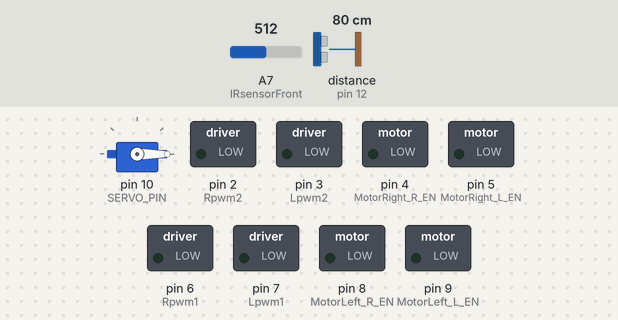
Recording of a sketch running on a simulated Arduino Mega 2560, built with avr-gcc and run on an emulated ATmega2560. Shown: servo, switched loads named in the sketch (green lamp = pin HIGH). The inputs (shaded band) are chosen by the test bench; at power-on: A7 (IRsensorFront) = 512, distance to the obstacle (sensor on pin 12) 80 cm. The echo pulse lasts 58.3 µs per cm; pins used as bus, display or sensor lines are not drawn.

Above: at 2.2 s.
2.3 s: A7 (IRsensorFront) set to 166
At 3.4 s:
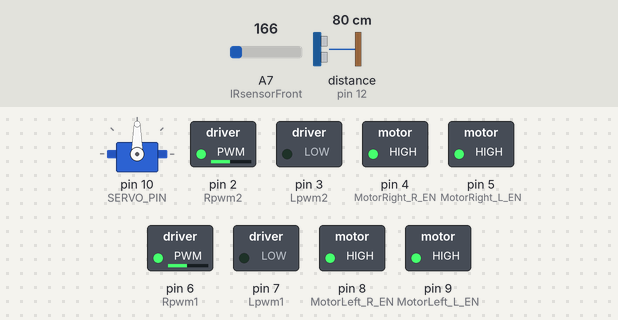
4.5 s: A7 (IRsensorFront) set to 141
At 6.04 s:
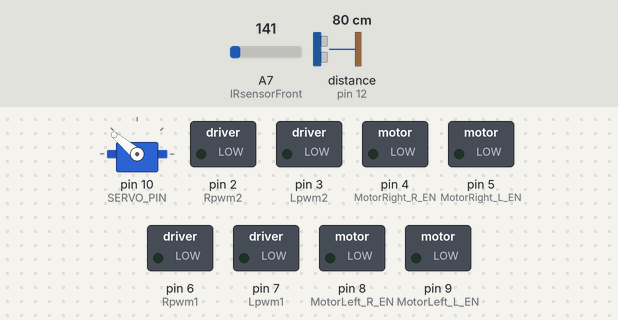
7.5 s: A7 (IRsensorFront) set to 306
At 8.7 s:
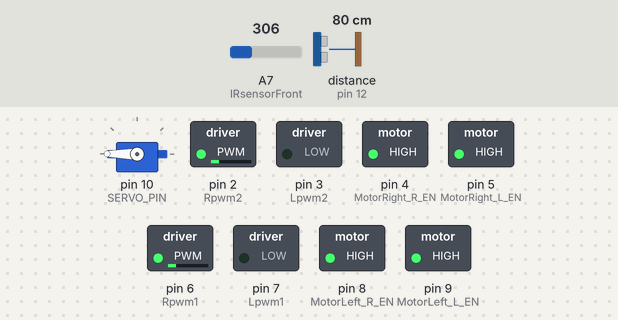
9.4 s: A7 (IRsensorFront) set to 140
At 10.62 s:
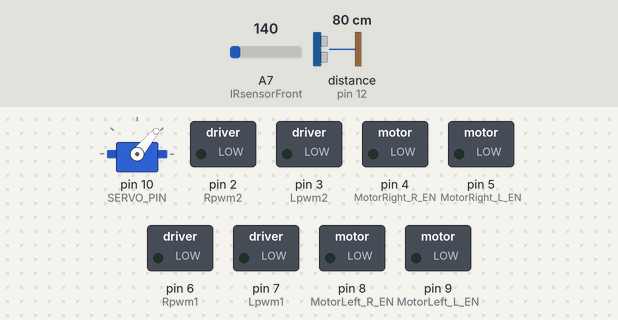
12.4 s: distance to the obstacle (sensor on pin 12) set to 250 cm
15.4 s: distance to the obstacle (sensor on pin 12) set to 9 cm
At 18.1 s:
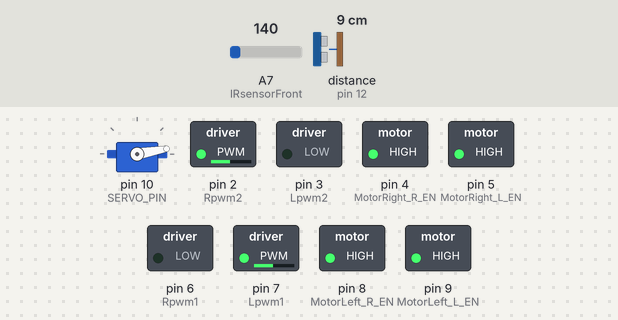
Timing chart, 0 to 19.4 s (numbered marks = the images above; inputs shaded):
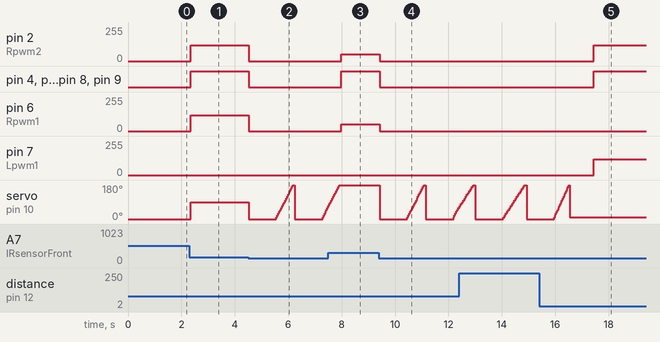

The sketch:

Smart_autobot_with_servo_and_sensor.ino
```cpp
/*
RobotKit_4WD_BTS7960_IR_SRF05_FollowMe - Follow the moving object (based on proximity sensor GP2Y0A02YK0F 20-150 cm and ultrasonic sensor SRF05)
- Tested with Arduino Mega 2560
www: http://www.mobilerobots.pl

 Connections:
 BTS7960 -> Arduino Mega 2560
 MotorRight_R_EN - 4
 MotorRight_L_EN - 5
 MotorLeft_R_EN - 8
 MotorLeft_L_EN - 9
 Rpwm1 - 6
 Lpwm1 - 7
 Rpwm2 - 2
 Lpwm2 - 3

 SRF05 Ultrasonic Sensor -> Arduino Mega 2560
 Vcc - 5V
 GND - GND
 TRIG - 11
 ECHO - 12

 IR GP2Y0A02YK0F Analog Sensor -> Arduino Mega 2560
 VIN - 5V
 GND - GND
 VOUT - A7

 Servo -> Arduino Mega 2560
 RED - 5V
 BROWN - GND
 ORANGE - 10

 ROBOT CONTROL STATES:
 0 - stop_Robot
 1 - turn_Right
 2 - turn_Left
 3 - go_Forward
 4 - go_Backward
 */
#include <math.h>
#include <Servo.h>  // servo library, note that this library disables PWM on pins 9 and 10!

/*BTS7960 Motor Driver Carrier*/
const int MotorRight_R_EN = 4;
const int MotorRight_L_EN = 5;
const int MotorLeft_R_EN = 8;
const int MotorLeft_L_EN = 9;
const int Rpwm1 = 6;
const int Lpwm1 = 7;
const int Rpwm2 = 2;
const int Lpwm2 = 3;
long pwmLvalue = 255;
long pwmRvalue = 255;
byte pwmChannel;

/*SRF05 Ultrasonic Sensor*/
#define TRIG 11 // the SRF05 Trig pin
#define ECHO 12 // the SRF05 Echo pin
#define SENSOR_STEP 10 // 5 degrees
int numberOfSteps = int(180 / SENSOR_STEP);
unsigned long pulseTime;
unsigned long srfDistanceArray[180 / SENSOR_STEP]; // 180/step (where step is equal to 5)
unsigned long minimumDistanceThreshold = 5;
unsigned long maximumDistanceThreshold = 70;

/*IR */
int IRsensorFront = A7;
int distanceIRsensorFront;

/*Servo for rotating SRF05 sensor*/
#define SERVO_PIN 10
Servo servo1;  // servo control object
int servoPosition;

int nearestObstaclePosition;
unsigned long nearestObstacleDistance;
int robotControlState;
int last_mspeed;
int robotTurningCounter;

void setup(){
  //Serial.begin(9600);
  // IR SENSOR
  pinMode(IRsensorFront, INPUT);  // declare Front IR Sensor as input

  //SRF05 Ultrasonic Sensor
  pinMode(TRIG,OUTPUT);
  pinMode(ECHO,INPUT);

  //Servo
  servo1.attach(SERVO_PIN);

  //Setup Channel A - Drive Motor
  pinMode(MotorRight_R_EN, OUTPUT); //Initiates Motor Channel A1 pin
  pinMode(MotorRight_L_EN, OUTPUT); //Initiates Motor Channel A2 pin

  //Setup Channel B - Steering Motor
  pinMode(MotorLeft_R_EN, OUTPUT); //Initiates Motor Channel B1 pin
  pinMode(MotorLeft_L_EN, OUTPUT); //Initiates Motor Channel B2 pin

  //Setup PWM pins as Outputs
  pinMode(Rpwm1, OUTPUT);
  pinMode(Lpwm1, OUTPUT);
  pinMode(Rpwm2, OUTPUT);
  pinMode(Lpwm2, OUTPUT);

  stop_Robot();
  robotControlState = 0;
  robotTurningCounter = 0;
  servoPosition = 0;
  servo1.write(servoPosition);     // Tell servo to go to 0 degrees
  delay(1000);         // Pause to get it time to move
}// void setup()

void loop(){
  distanceIRsensorFront = readIRsensor(); //getAverageDistance();
  if(distanceIRsensorFront>550){
    go_Backwad(100);
  }
  else if((distanceIRsensorFront>=430 && distanceIRsensorFront<=550)){ // || distanceIRsensorFront<150)
    stop_Robot();
    delay(50);
  }
  else if(distanceIRsensorFront>=300 && distanceIRsensorFront<430){
    go_Forward(50);
    resetTurningCounter();
  }
  else if(distanceIRsensorFront>=150 && distanceIRsensorFront<300){
    servo1.write(90);
    go_Forward(120);
    resetTurningCounter();
  }
  else if(distanceIRsensorFront<150 && robotControlState!=1 && robotControlState!=2){
    stop_Robot();
    if(FindTheNearestObstacle()!=0){
      turnRobotToObstaclePosition(nearestObstaclePosition);
    }
  }
  delay(40);
}// void loop()

void resetTurningCounter(){
  robotTurningCounter = 0;
}

void turnRobotToObstaclePosition(int obstaclePosition){
  if(robotTurningCounter<10 ){
    if(obstaclePosition<90){
      turn_Right(120);
    }
    else {  //if(obstaclePosition>90)
      turn_Left(120);
    }
    robotTurningCounter++;
  }
  else{
    stop_Robot();
    delay(100);
  }
}// turnRobotToObstaclePosition(int obstaclePosition)

int readIRsensor(){
  distanceIRsensorFront = analogRead(IRsensorFront);
  return distanceIRsensorFront;
}// void readIRsensors()

void updateSRFdistance(){
 nearestObstacleDistance = measurement();
}

int FindTheNearestObstacle(){
  int position;
  int arrayIndex = 0;
  servo1.write(0);     // Tell servo to go to 0 degrees
  delay(1000);         // Pause to get it time to move

  for(position = 0; position <= 180; position += SENSOR_STEP){ // Tell servo to go to 180 degrees, stepping by 5 degrees
    servo1.write(position);  // Move to next position
    delay(31);               // Short pause to allow it to move, min 20ms
    srfDistanceArray[arrayIndex] = measurement();
    //Serial.println("Angle: "+String(position)+ ", Distance: "+String(srfDistanceArray[arrayIndex])+" cm");
    arrayIndex++;
  }// for
  nearestObstaclePosition = measurementsDataMin();
  //Serial.println("nearestObstaclePosition: "+String(nearestObstaclePosition)+", "+String(nearestObstacleDistance));
  if(nearestObstacleDistance<maximumDistanceThreshold){
    servo1.write(nearestObstaclePosition);     // Tell servo to go to nearest obstacle position
    delay(900);         // Pause to get it time to move
    return nearestObstaclePosition;
  }
  return 0;
}// FindTheNearestObstacle()

float measurement(){
  digitalWrite(TRIG,HIGH);
  delayMicroseconds(10);
  digitalWrite(TRIG,LOW);
  // wait for the pulse to return. The pulse
  // goes from low to HIGH to low, so we specify
  // that we want a HIGH-going pulse below:
  pulseTime = pulseIn(ECHO,HIGH);
  return pulseTime / 58.00;
}// float measurement()

boolean checkNeighborhood(int arrayIndex){
  unsigned long loweNeighborDiff = abs(srfDistanceArray[arrayIndex]-srfDistanceArray[arrayIndex-1]);
  unsigned long upperNeighborDiff = abs(srfDistanceArray[arrayIndex]-srfDistanceArray[arrayIndex+1]);
  if (loweNeighborDiff<20 || upperNeighborDiff<20){
    return true;
  }
  else{
    return false;
  }
}// boolean checkNeighborhood(int arrayIndex)

int measurementsDataMin(){
  unsigned long minDistance = maximumDistanceThreshold; // srfDistanceArray[0];
  int index = 0;
  for (int i=1; i<numberOfSteps-2; i++){
    if(srfDistanceArray[i]>minimumDistanceThreshold && srfDistanceArray[i] < minDistance){
      if(checkNeighborhood(i)){ // if TRUE
        index = i;
        minDistance = srfDistanceArray[i];
      }
    }
  }// for
  nearestObstacleDistance = minDistance;
  index = index*SENSOR_STEP;
  return index;
}// int measurementsDataMin()

void go_Robot(){
  SetMotors(1);
  analogWrite(Rpwm1, pwmRvalue);
  analogWrite(Lpwm1, 0);
  analogWrite(Rpwm2, pwmRvalue);
  analogWrite(Lpwm2, 0);
}// void go_Robot()

void go_Forward(int mspeed){ // robotControlState = 3
  if(robotControlState!=3 || last_mspeed!=mspeed){
    SetMotors(1);
    analogWrite(Rpwm1, mspeed);
    analogWrite(Lpwm1, 0);
    analogWrite(Rpwm2, mspeed);
    analogWrite(Lpwm2, 0);
    robotControlState=3;
    last_mspeed=mspeed;
  }
}// void goForward(int mspeed)

void go_Backwad(int mspeed){
  if(robotControlState!=4){
    SetMotors(1);
    analogWrite(Rpwm1, 0);
    analogWrite(Lpwm1, mspeed);
    analogWrite(Rpwm2, 0);
    analogWrite(Lpwm2, mspeed);
    robotControlState=4;
  }
}// void goBackwad(int mspeed)

void turn_Right(int mspeed){ // robotControlState = 1
  if(robotControlState!=1){
    SetMotors(1);
    analogWrite(Rpwm1, 0);
    analogWrite(Lpwm1, mspeed);
    analogWrite(Rpwm2, mspeed);
    analogWrite(Lpwm2, 0);
    robotControlState=1;
  }
}// void turn_Right(int mspeed)

void move_RightForward(int mspeed){
  SetMotors(1);
  analogWrite(Rpwm1, mspeed*0.4);
  analogWrite(Lpwm1, 0);
  analogWrite(Rpwm2, mspeed);
  analogWrite(Lpwm2, 0);
}// void move_RightForward(int mspeed)

void move_LeftForward(int mspeed){
  SetMotors(1);
  analogWrite(Rpwm1, mspeed);
  analogWrite(Lpwm1, 0);
  analogWrite(Rpwm2, mspeed*0.4);
  analogWrite(Lpwm2, 0);
}// move_LeftForward(int mspeed)

void move_RightBackward(int mspeed){
  SetMotors(1);
  analogWrite(Rpwm1, 0);
  analogWrite(Lpwm1, mspeed*0.4);
  analogWrite(Rpwm2, 0);
  analogWrite(Lpwm2, mspeed);
}// void move_RightBackward(int mspeed)

void move_LeftBackward(int mspeed){
  SetMotors(1);
  analogWrite(Rpwm1, 0);
  analogWrite(Lpwm1, mspeed);
  analogWrite(Rpwm2, 0);
  analogWrite(Lpwm2, mspeed*0.4);
}// void move_RightBackward(int mspeed)

void turn_Left(int mspeed){ // robotControlState = 2
  if(robotControlState!=2){
    SetMotors(1);
    analogWrite(Rpwm1, mspeed);
    analogWrite(Lpwm1, 0);
    analogWrite(Rpwm2, 0);
    analogWrite(Lpwm2, mspeed);
    robotControlState=2;
  }
}// void turn_Left(int mspeed)

void goForward(int mspeed, int time_ms){
  SetMotors(1);
  analogWrite(Rpwm1, mspeed);
  analogWrite(Lpwm1, 0);
  analogWrite(Rpwm2, mspeed);
  analogWrite(Lpwm2, 0);
  delay(time_ms);
}// void goForward(int mspeed, int time_ms)

void stopRobot(int delay_ms){
  SetMotors(2);
  analogWrite(Rpwm1, 0);
  analogWrite(Lpwm1, 0);
  analogWrite(Rpwm2, 0);
  analogWrite(Lpwm2, 0);
  delay(delay_ms);
}// void stopRobot(int delay_ms)

void stop_Robot(){ // robotControlState = 0
  if(robotControlState!=0){
    SetMotors(2);
    analogWrite(Rpwm1, 0);
    analogWrite(Lpwm1, 0);
    analogWrite(Rpwm2, 0);
    analogWrite(Lpwm2, 0);
    robotControlState = 0;
  }
}// void stopRobot()

void SetPWM(const long pwm_num, byte pwm_channel){
  if(pwm_channel==1){ // DRIVE MOTOR
    analogWrite(Rpwm1, pwm_num);
    pwmRvalue = pwm_num;
  }
  else if(pwm_channel==2){ // STEERING MOTOR
    analogWrite(Lpwm1, pwm_num);
    pwmLvalue = pwm_num;
  }
}// void SetPWM (const long pwm_num, byte pwm_channel)

void SetMotors(int controlCase){
  switch(controlCase){
    case 1:
      digitalWrite(MotorRight_R_EN, HIGH);
      digitalWrite(MotorRight_L_EN, HIGH);
      digitalWrite(MotorLeft_R_EN, HIGH);
      digitalWrite(MotorLeft_L_EN, HIGH);
    break;
    case 2:
      digitalWrite(MotorRight_R_EN, LOW);
      digitalWrite(MotorRight_L_EN, LOW);
      digitalWrite(MotorLeft_R_EN, LOW);
      digitalWrite(MotorLeft_L_EN, LOW);
    break;
  }
}// void SetMotors(int controlCase)
```

Measured:
- the behaviour switches between 150 and 149 on A7 (IRsensorFront) (found by bisection; images 1 and 2)
- after the input at 2.3 s, pin 2 (Rpwm2), pin 6 (Rpwm1): 0/255 → 120/255 after 0.05 s; pin 4 (MotorRight_R_EN), pin 5 (MotorRight_L_EN), pin 8 (MotorLeft_R_EN), pin 9 (MotorLeft_L_EN): LOW → HIGH after 0.05 s; servo on pin 10 (SERVO_PIN): 0° → 90° after 0.05 s
- after the input at 4.5 s, pin 2 (Rpwm2), pin 6 (Rpwm1): 120/255 → 0/255 at once; pin 4 (MotorRight_R_EN), pin 5 (MotorRight_L_EN), pin 8 (MotorLeft_R_EN), pin 9 (MotorLeft_L_EN): HIGH → LOW at once
- after the input at 7.5 s, pin 2 (Rpwm2), pin 6 (Rpwm1): 0/255 → 50/255 after 0.48 s; pin 4 (MotorRight_R_EN), pin 5 (MotorRight_L_EN), pin 8 (MotorLeft_R_EN), pin 9 (MotorLeft_L_EN): LOW → HIGH after 0.48 s; servo on pin 10 (SERVO_PIN): goes on until 7.9 s, then stays 180°
- after the input at 9.4 s, pin 2 (Rpwm2), pin 6 (Rpwm1): 50/255 → 0/255 at once; pin 4 (MotorRight_R_EN), pin 5 (MotorRight_L_EN), pin 8 (MotorLeft_R_EN), pin 9 (MotorLeft_L_EN): HIGH → LOW at once; servo on pin 10 (SERVO_PIN): ramps from 0° to 180° and jumps back, once every 1.7 s
- after the input at 15.4 s, pin 2 (Rpwm2), pin 7 (Lpwm1): 0/255 → 120/255 after 2.0 s; pin 4 (MotorRight_R_EN), pin 5 (MotorRight_L_EN), pin 8 (MotorLeft_R_EN), pin 9 (MotorLeft_L_EN): LOW → HIGH after 2.0 s
